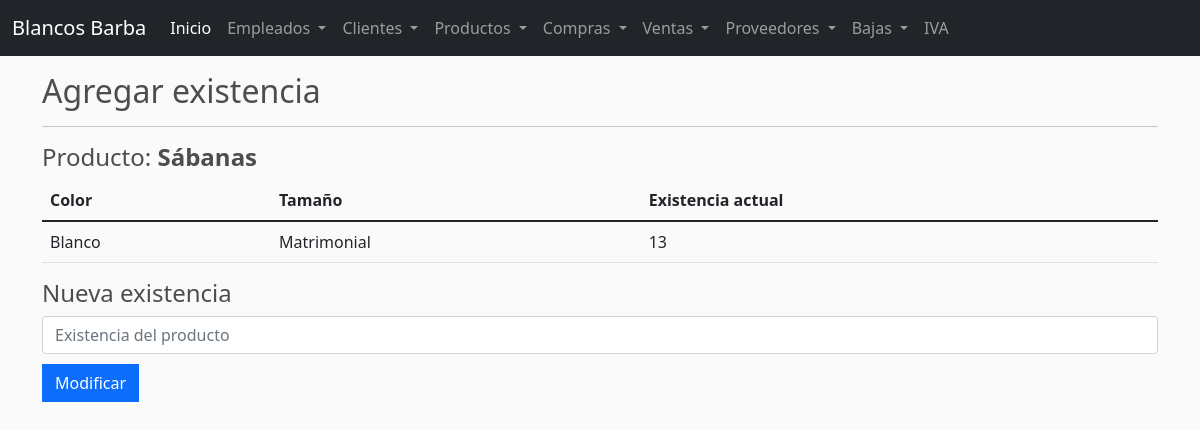
The app's page /mproduct/1, older data.
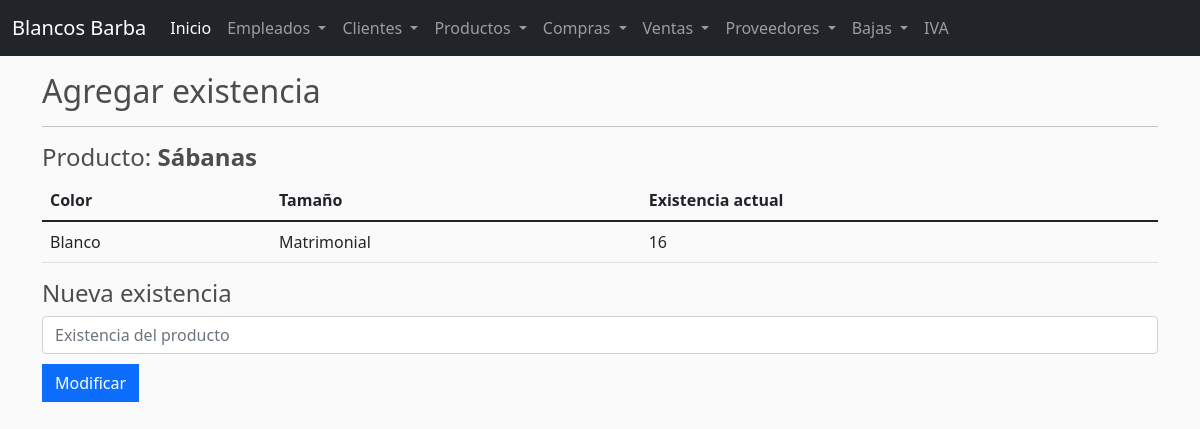
The same page, newer data.
### barba/models.py (models this page shows, shortened)
class Producto(models.Model):
    descripcion = models.CharField(max_length=50,null=True)
    precio = models.FloatField(null=True)
    color = models.CharField(max_length=50,null=True)
    talla = models.CharField(max_length=50,null=True)
    existencia = models.IntegerField(null=True)

### barba/views.py (the view, shortened to what this page needs)
# urls.py: path('mproduct/<str:pk>',views.mproduct, name='mproduct'),
def mproduct(request,pk):
    producto = Producto.objects.get(pk=pk)
    context = {
        'producto': producto,
    }
    return render(request, 'mproduct.html', context)

### barba/templates/mproduct.html (shortened to what this page needs)
{% extends 'base.html' %}
{% block content %}
<div class="container">
    <h2>Agregar existencia</h2>
    <hr>
    <h4>Producto: <b>{{producto.descripcion}}</b></h4>
    <table class="table">
        <thead>
            <tr>
                <th>Color</th>
                <th>Tamaño</th>
                <th>Existencia actual</th>
            </tr>
        </thead>
        <tbody>
            <tr>
                <td>{{producto.color}}</td>
                <td>{{producto.talla}}</td>
                <td>{{producto.existencia}}</td>
            </tr>
        </tbody>
    </table>
    <form method="POST" action="" enctype="multipart/form-data">
        <div class="form-group">
            <h4>Nueva existencia</h4>
            <input type="number" class="form-control" placeholder="Existencia del producto" value="{{ existencia }}" name="existencia">
        </div>
        <button type="submit" class="btn btn-primary" style="margin-top: 10px;">Modificar</button>
    </form>
</div>
{% endblock %}

Row changes from the older to the newer data that the page shows:
changed Producto "Sábanas": existencia "13" → "16"
